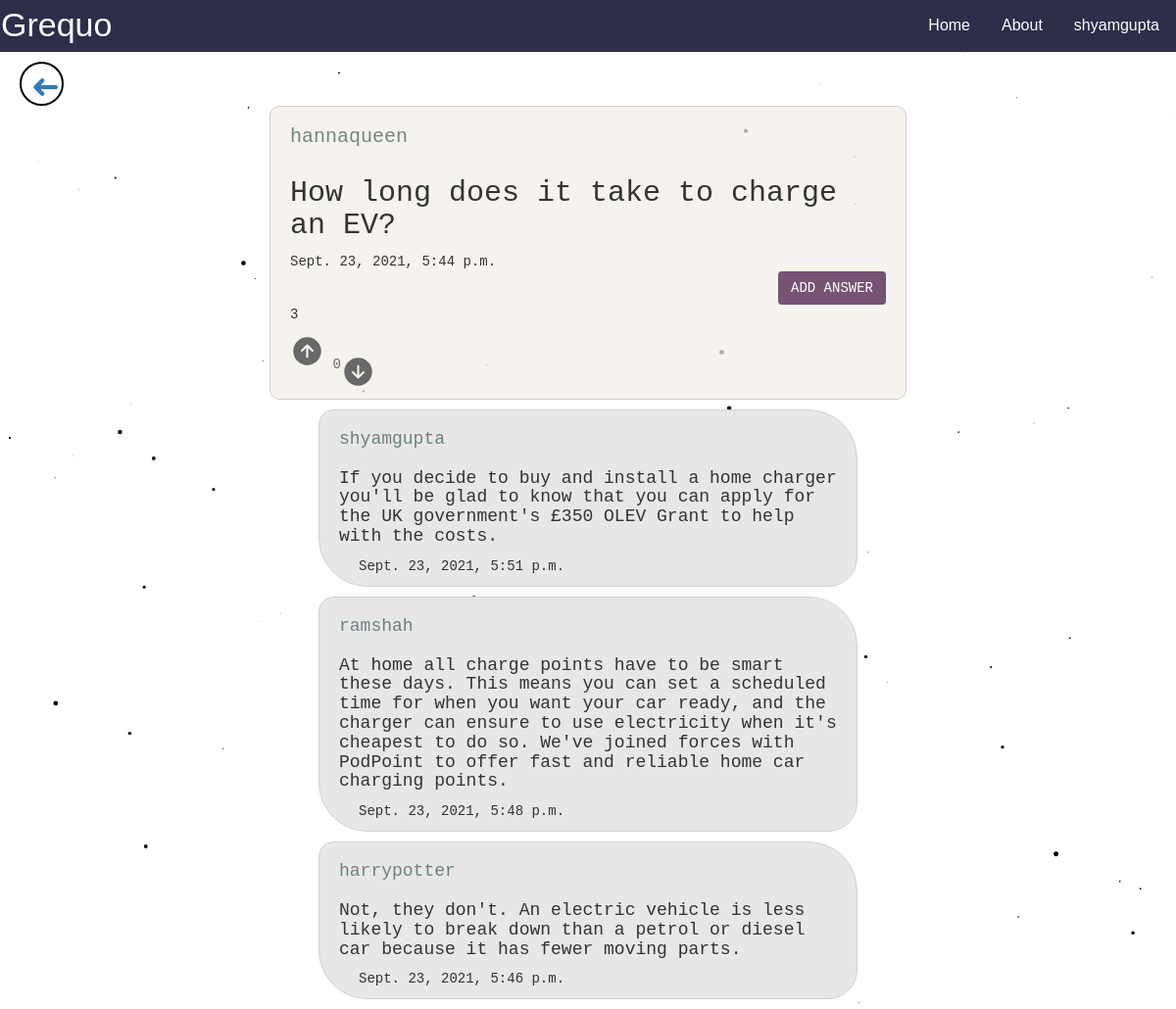
The app's page /post/21 (signed in) with its own data.
### GrequoApp/models.py (models this page shows, shortened)
class Userquest(models.Model):
    id = models.BigAutoField(auto_created=True, primary_key=True,
                             serialize=False, verbose_name='ID')
    author = models.ForeignKey(User, default=1,
                               null=False,
                               on_delete=models.CASCADE)
    quest = models.TextField(max_length=300, default='')
    timestamp = models.DateTimeField(default=timezone.now)
    like_count = models.PositiveSmallIntegerField(default=0)
    dislike_count = models.PositiveSmallIntegerField(default=0)

class Usercomment(models.Model):
    id = models.UUIDField(primary_key=True, default=uuid.uuid4, editable=False)
    post_id = models.ForeignKey(
        Userquest, null=False, on_delete=models.CASCADE)
    comment_author = models.ForeignKey(
        User, null=False, on_delete=models.CASCADE)
    timestamp = models.DateTimeField(default=timezone.now)
    comment = models.TextField(max_length=500)
    class Meta:
        ordering = ['timestamp']

### GrequoApp/views.py (the view, shortened to what this page needs)
# urls.py: path('post/<int:post_id>', views.handlepost, name='GetUserPost'),
def handlepost(request, post_id):
    if request.user.is_authenticated:
        post_id_int = int(post_id)
        instance_post = Userquest.objects.get(id=post_id_int)
        answer_lists = Usercomment.objects.filter(
            post_id=post_id_int).order_by('-timestamp')
        question = Userquest.objects.get(id=post_id_int)
        return render(request, 'post.html', {'answer_lists': answer_lists, 'question': question})
    else:
        return redirect('/signup')

### templates/post.html (shortened to what this page needs)
<!DOCTYPE html>
<html lang="en">
  <head>
    <link
      rel="stylesheet"
      href="http://maxcdn.bootstrapcdn.com/bootstrap/3.3.7/css/bootstrap.min.css"
    />
  </head>
  <body>
    <div class="navbar">
      <span>Grequo</span>
      <div class="user-dropdown">
        <button class="dropbtn">{{ request.user }}</button>
      </div>
      <a href="/aboutus">About</a>
      <a href="/">Home</a>
    </div>
    <div class="go-back">
      <div class="backArrow"><a href="/" style="text-decoration: none;">&#10140;</a></div>
    </div>
    <section class="question-answer">
      <div class="displayQuestion">
        <div class="displayQuestion-header">
          <span>
            <h4>{{question.author}}</h4>
          </span>
        </div>
        <h2>{{question.quest}}</h2>
        <span>{{question.timestamp}}</span>
        <div class="displayQuestion-footer">
          <button
            type="button"
            class="btn"
            data-toggle="modal"
            data-target="#myModal"
          >
            ADD ANSWER
          </button>
        </div>
        <div>
            <p class="votes">{{question.like_count}}</p>
            <a class="questionfooteranchor" href="{% url 'LikePost' question.id %}">
              <ion-icon class="up" name="arrow-up-circle"></ion-icon>
            </a>
            <a class="questionfooteranchor" href="{% url 'DislikePost' question.id %}">
              <p class="votes">{{question.dislike_count}}</p>
                <ion-icon class="down" name="arrow-down-circle"></ion-icon>
            </a>
        </div>
      </div>
      {% for answer_list in answer_lists %}
      <div class="displayAnswer">
        <h4>{{answer_list.comment_author}}</h4>
        <h3>
            {{answer_list.comment}}        </h3>
        <div class="displayAnswer-footer">
          <span>{{answer_list.timestamp}}</span>
        </div>
      </div>
      {% endfor %}
    </section>
  </body>
</html>

### templates/post.html (style rules this page uses)
* { margin: 0; padding: 0; -webkit-box-sizing: border-box; box-sizing: border-box; }
body { margin: 0; padding: 0; overflow-x: hidden; font-family: monospace; }
.navbar { overflow: visible; background-color: rgb(46 45 74); font-family: Arial; margin-bottom: 0; border-radius: 0; }
.navbar a { float: right; font-size: 16px; color: white; text-align: center; padding: 14px 16px; text-decoration: none; }
.user-dropdown { float: right; }
.user-dropdown .dropbtn { font-size: 16px; border: none; outline: none; color: white; padding: 14px 16px; background-color: inherit; font-family: inherit; margin: 0; }
.navbar span { color: white; font-size: 34px; }
.question-answer .displayQuestion { background-color: #f3eee8b7; border: 1px solid rgb(212 207 207); width: 650px; margin: 0 auto 5px auto; border-radius: 10px; padding: 10px 20px; }
.displayQuestion h2, h4 { word-wrap: break-word; }
.displayQuestion h4 { font-size: 20px; font-family: "Courier New", Courier, monospace; color: rgba(47, 79, 79, 0.671); }
.displayQuestion-header { display: flex; justify-content: space-between; }
.displayQuestion-footer { display: flex; justify-content: right; }
.questionfooteranchor { text-decoration: none; color: rgb(104, 104, 104); display: inline-flex; }
.questionfooteranchor ion-icon { font-size: 35px; }
.btn { color: white; background-color: rgb(119, 82, 116); }
.displayAnswer h4 { color: rgba(47, 79, 79, 0.671); }
.displayAnswer h3 { font-size: 18px; }
.displayAnswer { background-color: #e7e7e7; border: 1px solid rgb(212 207 207); width: 550px; margin: 10px auto; border-radius: 15px 50px 30px; padding: 10px 20px; }
.displayAnswer-footer { display: flex; justify-content: space-between; padding: 0 20px; }
.backArrow { font-size: 35px; margin: 10px 0 0 20px; line-height: 29px; width: 45px; height: 45px; padding: 5px 2px; cursor: pointer; -webkit-user-select: none; -moz-user-select: none; -ms-user-select: none; user-select: none; transform: rotate(180deg); color: rgb(0, 0, 0); border: 2px solid rgb(0, 0, 0); border-radius: 50%; -webkit-touch-callout: none; -khtml-user-select: none; }

### records on screen
Userquest: author "hannaqueen", quest "How long does it take to charge an EV?", timestamp "Sept. 23, 2021, 5:44 p.m.", like_count "3", dislike_count "0"
Usercomment: comment_author "shyamgupta", comment "If you decide to buy and install a home charger you'll be glad to know that you can apply for the UK government's £350 OLEV Grant to help with the costs.", timestamp "Sept. 23, 2021, 5:51 p.m."
Usercomment: comment_author "ramshah", comment "At home all charge points have to be smart these days. This means you can set a scheduled time for when you want your car ready, and the charger can ensure to use electricity when it's cheapest to do so. We've joined forces with PodPoint to offer fast and reliable home car charging points.", timestamp "Sept. 23, 2021, 5:48 p.m."
Usercomment: comment_author "harrypotter", comment "Not, they don't. An electric vehicle is less likely to break down than a petrol or diesel car because it has fewer moving parts.", timestamp "Sept. 23, 2021, 5:46 p.m."

### other values on screen
{{ request.user }} "shyamgupta"
